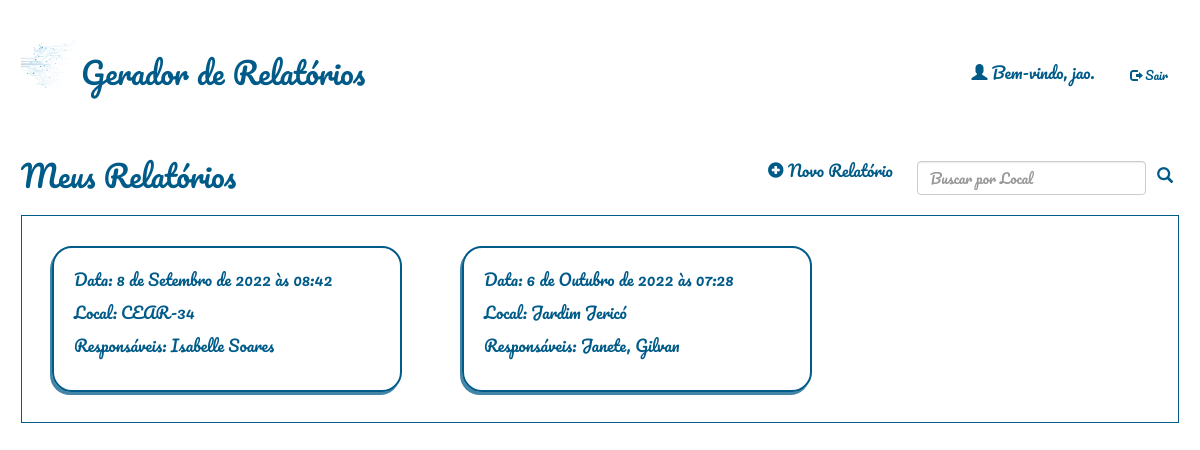
Page / (signed in) on the earlier database version.
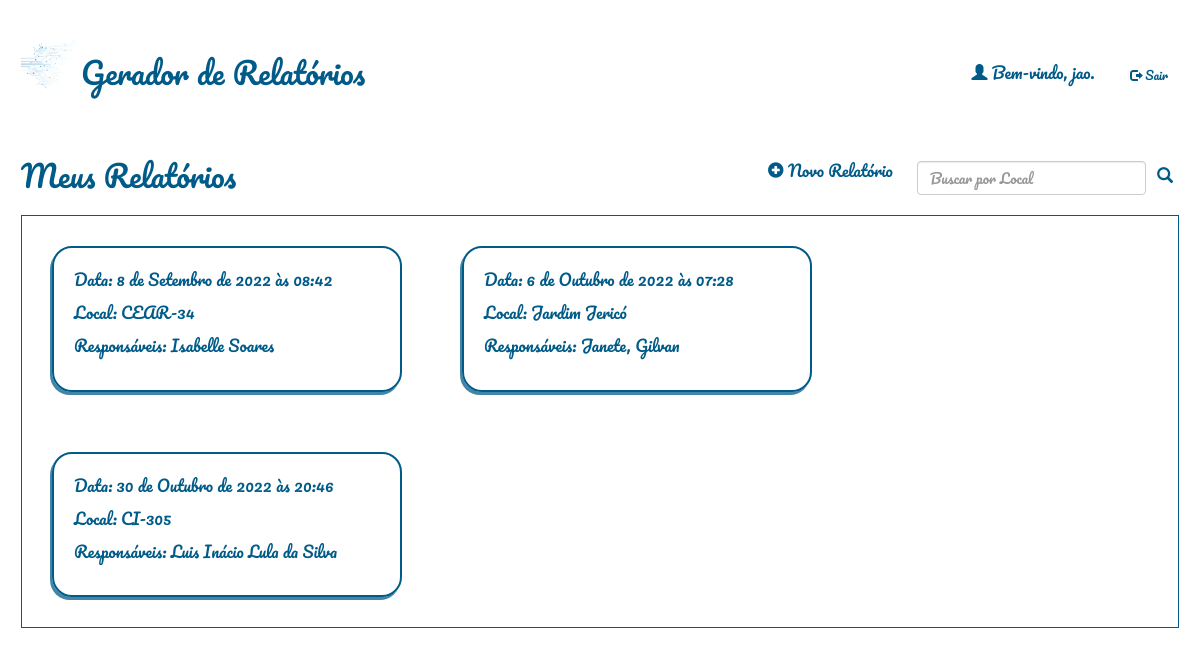
Same page on the later database version.
### relatorio/models.py (models this page shows)
class Relatorio(models.Model):
    autor = models.ForeignKey(User, default=None, on_delete=models.CASCADE)
    data = models.DateTimeField()
    local = models.CharField(max_length=100)
    temperatura = models.IntegerField()
    clima = models.CharField(max_length=100)
    responsaveis = models.TextField(blank=True)
    qualiprof = models.CharField(max_length=100, default='')
    riscos = models.CharField(max_length=100, default='')
    equipamentos = models.CharField(max_length=100, default='')
    sinalizacao = models.CharField(max_length=100, default='')
    desligamento = models.CharField(max_length=4, default='')
    integridade = models.CharField(max_length=4, default='')
    dialogo = models.CharField(max_length=4, default='')
    curso_nr = models.CharField(max_length=4, default='')
    conferido = models.CharField(max_length=4, default='')
    delimitar_area = models.CharField(max_length=4, default='')
    auxconces = models.CharField(max_length=4, default='')
    tensao = models.CharField(max_length=4, default='')
    aterramento = models.CharField(max_length=4, default='')
    altura = models.CharField(max_length=4, default='')
    cinto_seg = models.CharField(max_length=4, default='')
    requi_seg = models.CharField(max_length=4, default='')
    reavaliacao = models.CharField(max_length=4, default='')
    tempambiente = models.CharField(max_length=100, default='')
    condambiente = models.CharField(max_length=100, default='')
    altitude = models.CharField(max_length=100, default='')
    presagua = models.CharField(max_length=100, default='')
    pressolidos = models.CharField(max_length=100, default='')
    pressubst = models.CharField(max_length=100, default='')
    solmecanicas = models.CharField(max_length=100, default='')
    presmofo = models.CharField(max_length=100, default='')
    presfauna = models.CharField(max_length=100, default='')
    infleletro = models.CharField(max_length=100, default='')
    radsolar = models.CharField(max_length=100, default='')
    descatm = models.CharField(max_length=100, default='')
    movdoar = models.CharField(max_length=100, default='')
    vento = models.CharField(max_length=100, default='')
    competencia = models.CharField(max_length=100, default='')
    reseletr = models.CharField(max_length=100, default='')
    contpessoas = models.CharField(max_length=100, default='')
    condfuga = models.CharField(max_length=100, default='')
    natmatpr = models.CharField(max_length=100, default='')
    natmatcons = models.CharField(max_length=100, default='')
    classestr = models.CharField(max_length=100, default='')
    documentacao = models.CharField(max_length=100, default='')

### relatorio/views.py (the view)
# urls.py: path('', relatorio_views.relatorio_list, name="home"),
@login_required(login_url="/accounts/login/")
def relatorio_list(request):
    usuario = request.user
    if(request.method=='POST'):
        busca = request.POST['busca']
        relatorios = Relatorio.objects.filter(autor=usuario, local__contains=busca).order_by('data')
        return render(request, 'relatorio/relatorio_list.html', {'relatorios': relatorios, 'busca':busca})
    relatorios = Relatorio.objects.filter(autor=usuario).order_by('data')
    return render(request, 'relatorio/relatorio_list.html', {'relatorios': relatorios})

### relatorio/templates/relatorio/relatorio_list.html (shortened to what this page needs)
{% extends 'base_layout.html'%}
{% block content %}
    <header>
        <div class="meuscompromissosdiv">
            <h2>Meus Relatórios</h2>
        </div>
        <nav>
            <li>
                <a class="botao-icon" href="{% url 'relatorio:cria' %}">
                    <span class="glyphicon glyphicon-plus-sign"></span>
                    Novo Relatório
                </a>
            </li>
            <li>
                <form method=POST action="{% url 'home' %}" class="form-inline">
                    <input class="form-control me-2" type="search" placeholder="Buscar por Local" aria-label="Search" name="busca">
                    <button class="btn-outline-secondary" id="searchbutton" type="submit"><span class="glyphicon glyphicon-search"></span></button>
                </form>
            </li>
        </nav>
    </header>
    <div class="compromissos">
        {% if not relatorios %}
            {% if busca %}
                <br>
                <p style="margin-left: 20px;">  Sua busca por ' {{ busca }} ' não encontrou resultados.</p>
                <br>
            {% else %}
                <br>
                <p style="margin-left: 20px;">  Não há nenhum relatório ainda.</p>
                <br>
            {% endif %}
        {% else %}
            {% for relatorio in relatorios %}
            <a href="{% url 'relatorio:visualiza' rel_id=relatorio.id %}">
                <div class="compromisso">
                    <p>Data: {{ relatorio.data }}</p>
                    <p>Local: {{ relatorio.local }}</p>
                    <p class="obs">Responsáveis: {{ relatorio.responsaveis }}</p>
                </div>
            </a>
            {% endfor %}
        {% endif %}
        </div>
{% endblock %}

Differences in the rows shown:
added Relatorio: data "30 de Outubro de 2022 às 20:46", local "CI-305", responsaveis "Luis Inácio Lula da Silva"
